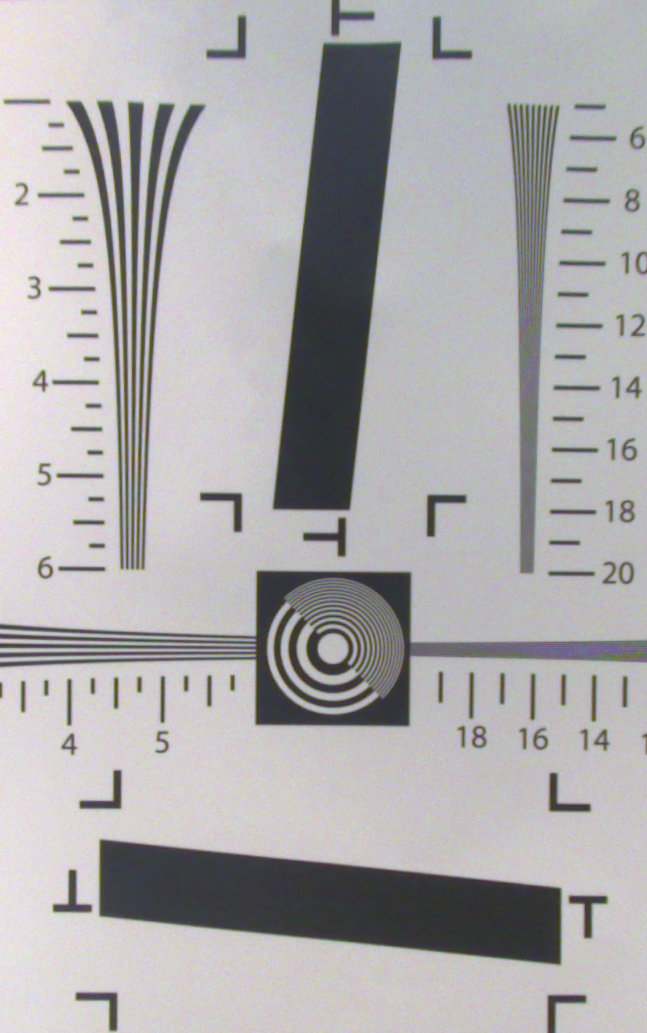
#> input picture image/slant_edge.png, 647 x 1033 px, found by its file name
$ jupyter execute 'SFR calculation.ipynb'
#> lines starting #> are read from the running program, lines starting #| are printed output that depends on the picture
[cell 1]
import cv2
import numpy as np
import matplotlib.pyplot as plt

#check version
print("OpenCv version: {}", cv2.__version__)

[cell 2]
# Parameters for binarize threshold and Canny Line detection
bi_thd = 20
bi_max = 255

nor_color = (0, 255, 255)
warn_color = (0,0,255)
font = cv2.FONT_HERSHEY_SIMPLEX
color = (0, 255, 255)

[cell 3]
def displayResizedImg(name, img, factor):
    imgDis = cv2.resize(img, None, fx=factor, fy=factor, interpolation=cv2.INTER_AREA)
    cv2.imshow(name, imgDis)
    return imgDis

[cell 4]
#read from file
img = cv2.imread("D:/Research/opencv/image/slant_edge.png")
#> img is the input picture: shape (1033, 647, 3); mean B, G, R 172.8, 171.4, 173.2
#img = cv2.imread("D:/Research/opencv/image/wallpaper.png")
#img = cv2.imread("D:/Research/opencv/image/ISO12233.jpg")
#Convert image to gray
gray = cv2.cvtColor(img, cv2.COLOR_BGR2GRAY)
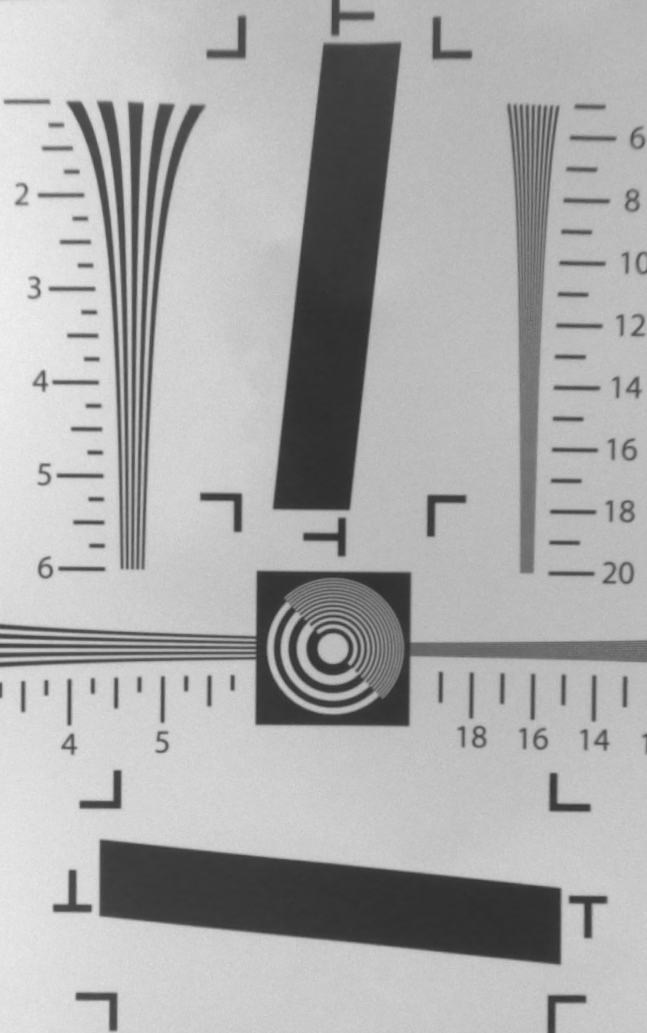
#> gray: shape (1033, 647); min 45, max 242, mean 172.1
